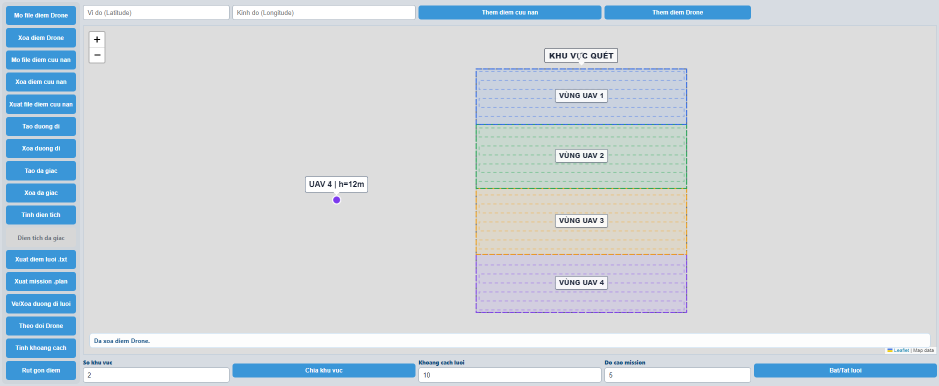
#> input picture results/report_app_captures/b0_initial.png, 1878 x 772 px (shown at 1/2 size)
$ python compose_report_app_figure.py
#> lines starting #> are read from the running program, lines starting #| are printed output that depends on the picture
"""Crop real app captures and compose the report's four-panel Figure 2."""

from __future__ import annotations

import os

from PIL import Image, ImageDraw, ImageFont, ImageOps


def font(size: int, bold: bool = False):
    name = "arialbd.ttf" if bold else "arial.ttf"
    try:
        return ImageFont.truetype(name, size)
    except OSError:
        return ImageFont.load_default()


def main() -> None:
    root = os.path.dirname(os.path.abspath(__file__))
    source = os.path.join(root, "results", "report_app_captures")
    map_crop = (580, 70, 1460, 660)
    panels = [
        ("b0_initial.png", map_crop, "(a) Nhiệm vụ ban đầu"),
        ("b0_failure.png", map_crop, "(b) UAV 2 mất liên lạc tại 20%"),
        ("b1_replan.png", map_crop, "(c) B1: 2 -> 2 xung đột"),
        ("proposed_replan.png", map_crop, "(d) Đề xuất: 2 -> 0 xung đột"),
    ]
    cell_w, cell_h, header_h, gap = 1180, 790, 62, 24
    canvas = Image.new(
        "RGB", (cell_w * 2 + gap, (cell_h + header_h) * 2 + gap), "white"
    )
#> canvas: PIL image 2384x1728 RGB; every value is 255
    draw = ImageDraw.Draw(canvas)
    title_font = font(30, bold=True)
    for index, (filename, crop, title) in enumerate(panels):
        image = Image.open(os.path.join(source, filename)).convert("RGB").crop(crop)
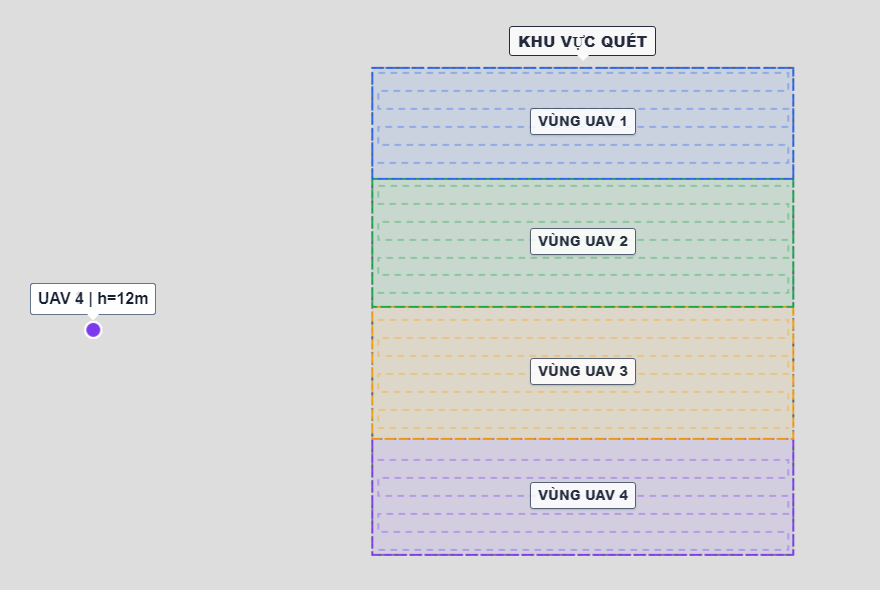
#> image: PIL image 880x590 RGB; mean R, G, B 213.9, 215.4, 216.3
        image = ImageOps.fit(image, (cell_w, cell_h), method=Image.Resampling.LANCZOS)
#> image: PIL image 1180x790 RGB
        column, row = index % 2, index // 2
        x = column * (cell_w + gap)
        y = row * (cell_h + header_h + gap)
        draw.text((x + 12, y + 12), title, fill="#111827", font=title_font)
        canvas.paste(image, (x, y + header_h))
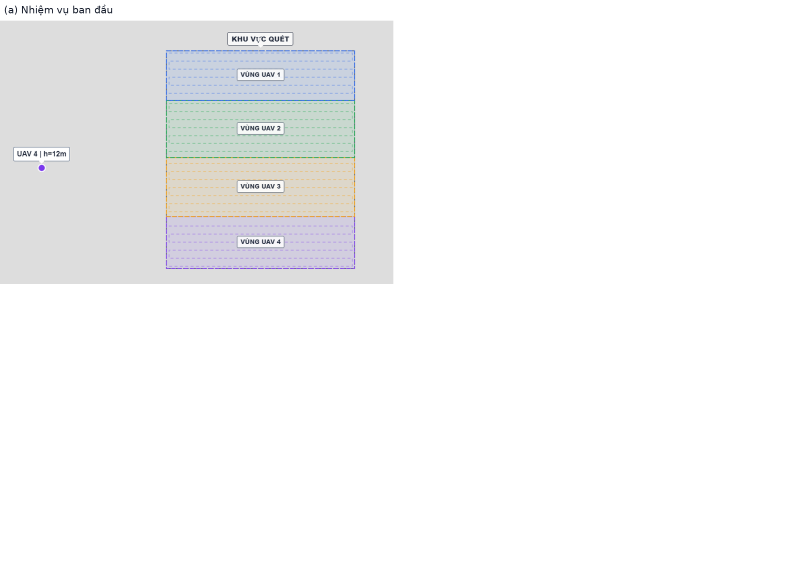
#> canvas: PIL image 2384x1728 RGB (shown at 1/3 size); mean R, G, B 245.6, 245.9, 246.1
        draw.rectangle(
            (x, y + header_h, x + cell_w - 1, y + header_h + cell_h - 1),
            outline="#475569", width=2,
        )
#> pass 2 of the loop in main, `for index, (filename, crop, title) in enumerate(panels):`:
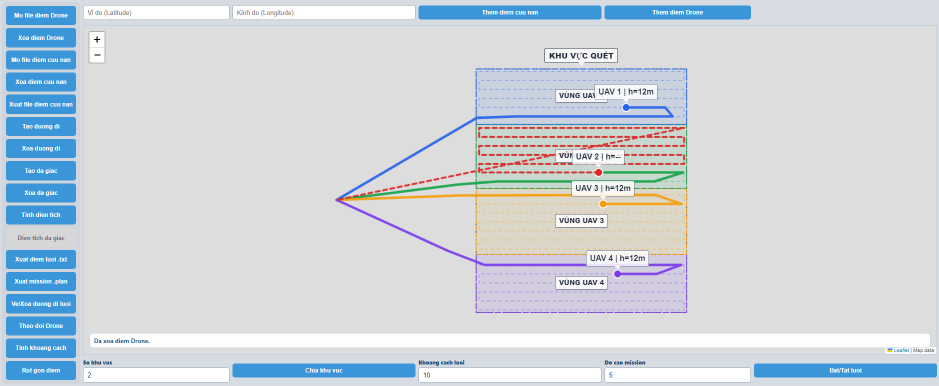
#> input picture results/report_app_captures/b0_failure.png, 1878 x 772 px (shown at 1/2 size)
#> in main, `image = ImageOps.fit(image, (cell_w, cell_h), method=Image.Resampling...`:
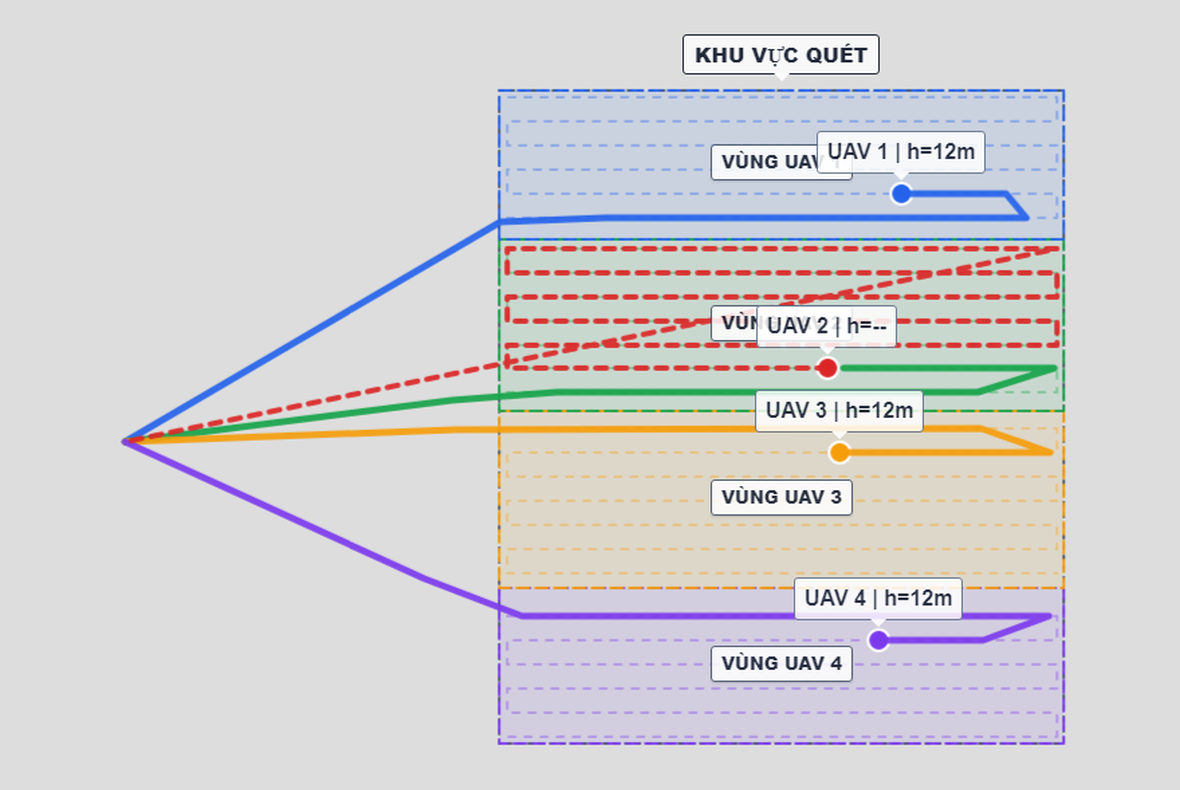
#> image: PIL image 1180x790 RGB; mean R, G, B 211.9, 210.6, 212.4
#> in main, `canvas.paste(image, (x, y + header_h))`:
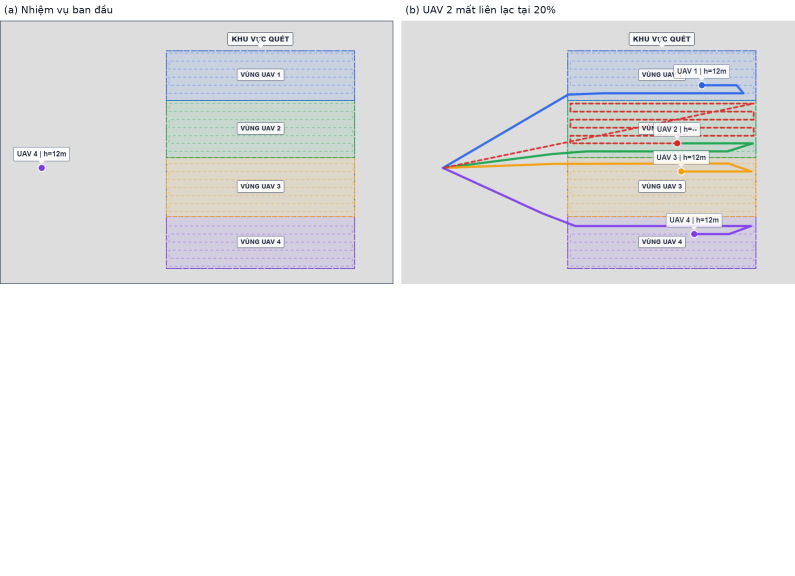
#> canvas: PIL image 2384x1728 RGB (shown at 1/3 size); mean R, G, B 235.4, 235.5, 236.1
#> pass 3 of the loop in main, `for index, (filename, crop, title) in enumerate(panels):`:
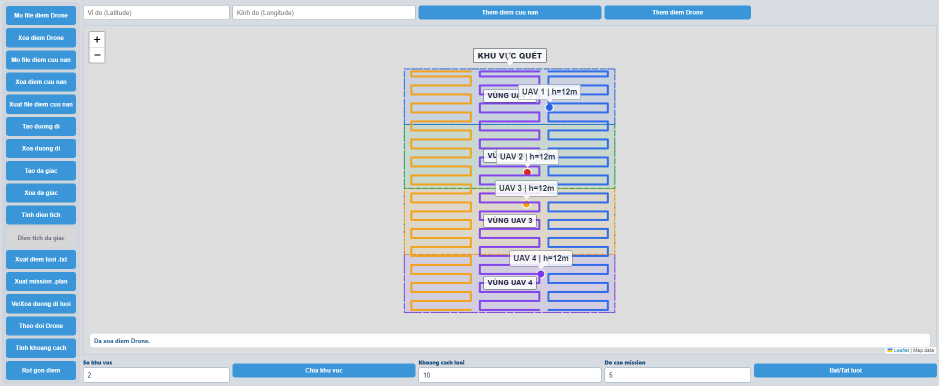
#> input picture results/report_app_captures/b1_replan.png, 1878 x 772 px (shown at 1/2 size)
#> in main, `image = ImageOps.fit(image, (cell_w, cell_h), method=Image.Resampling...`:
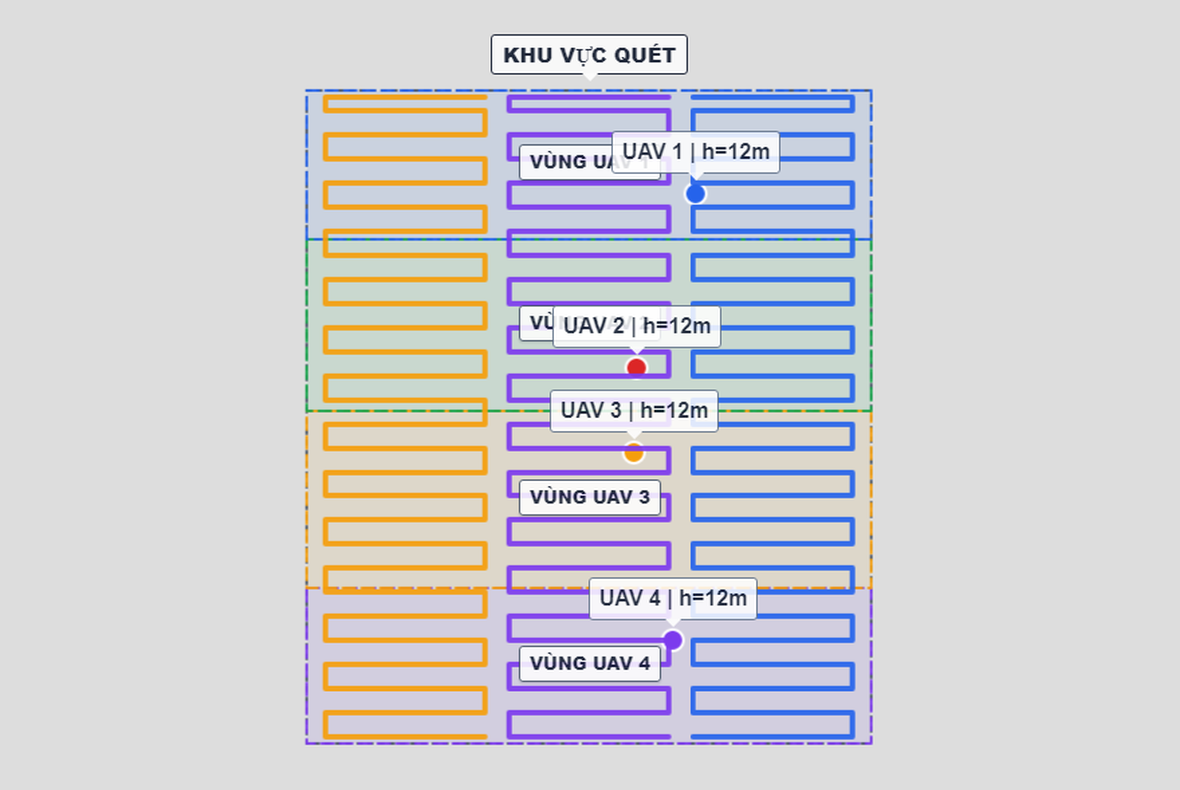
#> image: PIL image 1180x790 RGB; mean R, G, B 209.9, 208.7, 212.8
#> in main, `canvas.paste(image, (x, y + header_h))`:
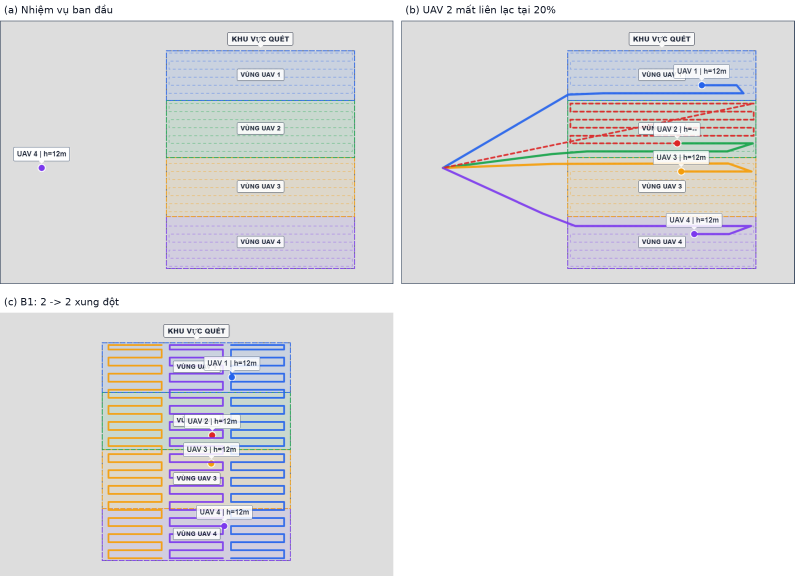
#> canvas: PIL image 2384x1728 RGB (shown at 1/3 size); mean R, G, B 224.8, 224.6, 226.2
#> the loop made 4 passes; the first 3 are shown
    output = os.path.join(root, "Bai_bao", "figures", "fig2_app_trajectory.png")
    canvas.save(output, quality=95, dpi=(240, 240))
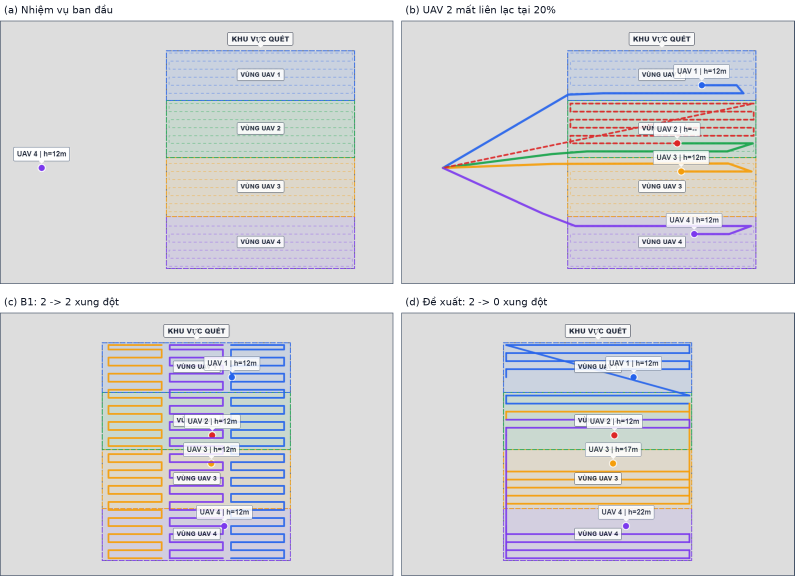
#> saved as fig2_app_trajectory.png: PIL image 2384x1728 RGB (shown at 1/3 size); mean R, G, B 214.2, 214, 216.5
    print(os.path.relpath(output, root))
#| Bai_bao/figures/fig2_app_trajectory.png


if __name__ == "__main__":
    main()
